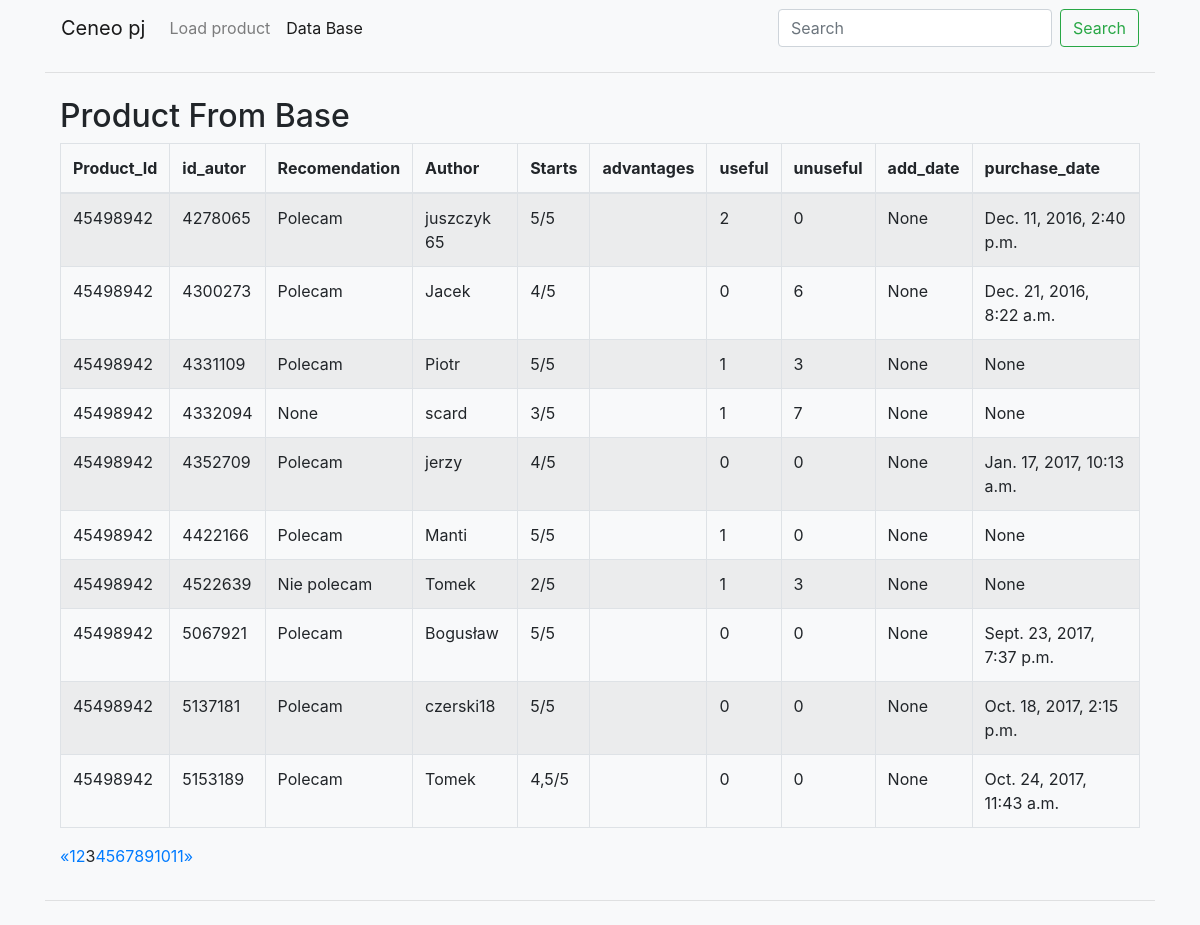
/list?page=3, run on the app's committed database.
### blog/models.py (models this page shows, shortened)
class Post(models.Model):
    id = models.IntegerField(primary_key=True)
    author = models.CharField(max_length=50,null=True)
    recomendation = models.CharField(max_length=200,null=True)
    stars = models.CharField(max_length=200,null=True)
    content = models.TextField(null=True)
    product_id = models.IntegerField(default=0,null=True)
    useful = models.IntegerField(null=True)
    unuseful = models.IntegerField(null=True)
    purchase_date = models.DateTimeField(blank=True, null=True)
    add_date = models.DateTimeField(blank=True, null=True)
    created_date = models.DateTimeField(default=timezone.now)

### blog/views.py (the view)
# urls.py: url(r'^list', views.UserListView.as_view(), name='load_list'),
class UserListView(ListView):
    model = Post
    template_name = 'blog/load_list.html'  # Default: <app_label>/<model_name>_list.html
    context_object_name = 'blog'  # Default: object_list
    paginate_by = 10
    queryset = Post.objects.all()
    def get_queryset(self):
        product_id = self.request.GET.get('product_id','')
        if product_id != "":
                return Post.objects.filter(product_id=self.request.GET.get('product_id'))
        else:
                return Post.objects.all()

### blog/templates/blog/load_list.html (shortened to what this page needs)
<!doctype html>
<html lang="en">
<head>
    <link rel="stylesheet" href="https://stackpath.bootstrapcdn.com/bootstrap/4.2.1/css/bootstrap.min.css">
</head>
<body class="bg-light">
<div class="container">
  <nav class="navbar navbar-expand-lg navbar-light bg-light">
  <div class="collapse navbar-collapse" id="navbarTogglerDemo01">
    <a class="navbar-brand" href="#">Ceneo pj</a>
    <ul class="navbar-nav mr-auto mt-2 mt-lg-0">
      <li class="nav-item">
        <a class="nav-link" href="/">Load product</a>
      </li>
      <li class="nav-item active">
        <a class="nav-link" href="">Data Base <span class="sr-only">(current)</span></a>
      </li>
    </ul>
    <form class="form-inline my-2 my-lg-0">
      <input class="form-control mr-sm-2" type="search" name="product_id" value="{{ product_id }}" placeholder="Search" aria-label="Search">
      <button class="btn btn-outline-success my-2 my-sm-0"  type="submit">Search</button>
    </form>
  </div>
</nav>
    <div class="row ">
        <div class="col-md-12 ">
            <form class="needs-validation"  novalidate>
                <hr class="mb-4">
                <div class="container">
              <h2>Product From Base</h2>
            <div class="table-responsive">
            <table class="table table-bordered table-striped">
              <thead>
                <tr>
                                <th>Product_Id</th>
                                <th>id_autor</th>
                                <th>Recomendation</th>
                                <th>Author</th>
                                <th>Starts</th>
                                <th>advantages</th>
                                <th>useful</th>
                                <th>unuseful</th>
                                <th>add_date</th>
                                <th>purchase_date</th>
                </tr>
              </thead>
              <tbody>
                {% for result in blog %}
                  <tr>
                    <td>{{ result.product_id }}</td>
                    <td>{{ result.id }}</td>
                    <td>{{ result.recomendation }}</td>
                    <td>{{ result.author }}</td>
                    <td>{{ result.stars }}</td>
                    <td>{{ result.advantages }}</td>
                    <td>{{ result.useful }}</td>
                    <td>{{ result.unuseful }}</td>
                    <td>{{ result.add_date }}</td>
                    <td>{{ result.purchase_date }}</td>
                  </tr>
                {% endfor %}
              </tbody>
            </table>
{% if is_paginated %}
  <ul class="pagination">
    {% if page_obj.has_previous %}
      <li><a href="?page={{ page_obj.previous_page_number }}">&laquo;</a></li>
    {% else %}
      <li class="disabled"><span>&laquo;</span></li>
    {% endif %}
    {% for i in paginator.page_range %}
      {% if page_obj.number == i %}
        <li class="active"><span>{{ i }} <span class="sr-only">(current)</span></span></li>
      {% else %}
        <li><a href="?page={{ i }}">{{ i }}</a></li>
      {% endif %}
    {% endfor %}
    {% if page_obj.has_next %}
      <li><a href="?page={{ page_obj.next_page_number }}">&raquo;</a></li>
    {% else %}
      <li class="disabled"><span>&raquo;</span></li>
    {% endif %}
  </ul>
{% endif %}
                    </div>
                </div>
                <hr class="mb-4">
            </form>
        </div>
    </div>
</div>
</body>
</html>

### data on the page
Post: product_id "45498942", id "4278065", recomendation "Polecam", author "juszczyk 65", stars "5/5", useful "2", unuseful "0", add_date "None", purchase_date "Dec. 11, 2016, 2:40 p.m."
Post: product_id "45498942", id "4300273", recomendation "Polecam", author "Jacek", stars "4/5", useful "0", unuseful "6", add_date "None", purchase_date "Dec. 21, 2016, 8:22 a.m."
Post: product_id "45498942", id "4331109", recomendation "Polecam", author "Piotr", stars "5/5", useful "1", unuseful "3", add_date "None", purchase_date "None"
Post: product_id "45498942", id "4332094", recomendation "None", author "scard", stars "3/5", useful "1", unuseful "7", add_date "None", purchase_date "None"
Post: product_id "45498942", id "4352709", recomendation "Polecam", author "jerzy", stars "4/5", useful "0", unuseful "0", add_date "None", purchase_date "Jan. 17, 2017, 10:13 a.m."
Post: product_id "45498942", id "4422166", recomendation "Polecam", author "Manti", stars "5/5", useful "1", unuseful "0", add_date "None", purchase_date "None"
Post: product_id "45498942", id "4522639", recomendation "Nie polecam", author "Tomek", stars "2/5", useful "1", unuseful "3", add_date "None", purchase_date "None"
Post: product_id "45498942", id "5067921", recomendation "Polecam", author "Bogusław", stars "5/5", useful "0", unuseful "0", add_date "None", purchase_date "Sept. 23, 2017, 7:37 p.m."
Post: product_id "45498942", id "5137181", recomendation "Polecam", author "czerski18", stars "5/5", useful "0", unuseful "0", add_date "None", purchase_date "Oct. 18, 2017, 2:15 p.m."
Post: product_id "45498942", id "5153189", recomendation "Polecam", author "Tomek", stars "4,5/5", useful "0", unuseful "0", add_date "None", purchase_date "Oct. 24, 2017, 11:43 a.m."

### other printed values
{{ i }} "1" "2" "4" "5" "6" "7" "8" "9" "10" "11"
{{ i }} "3"
